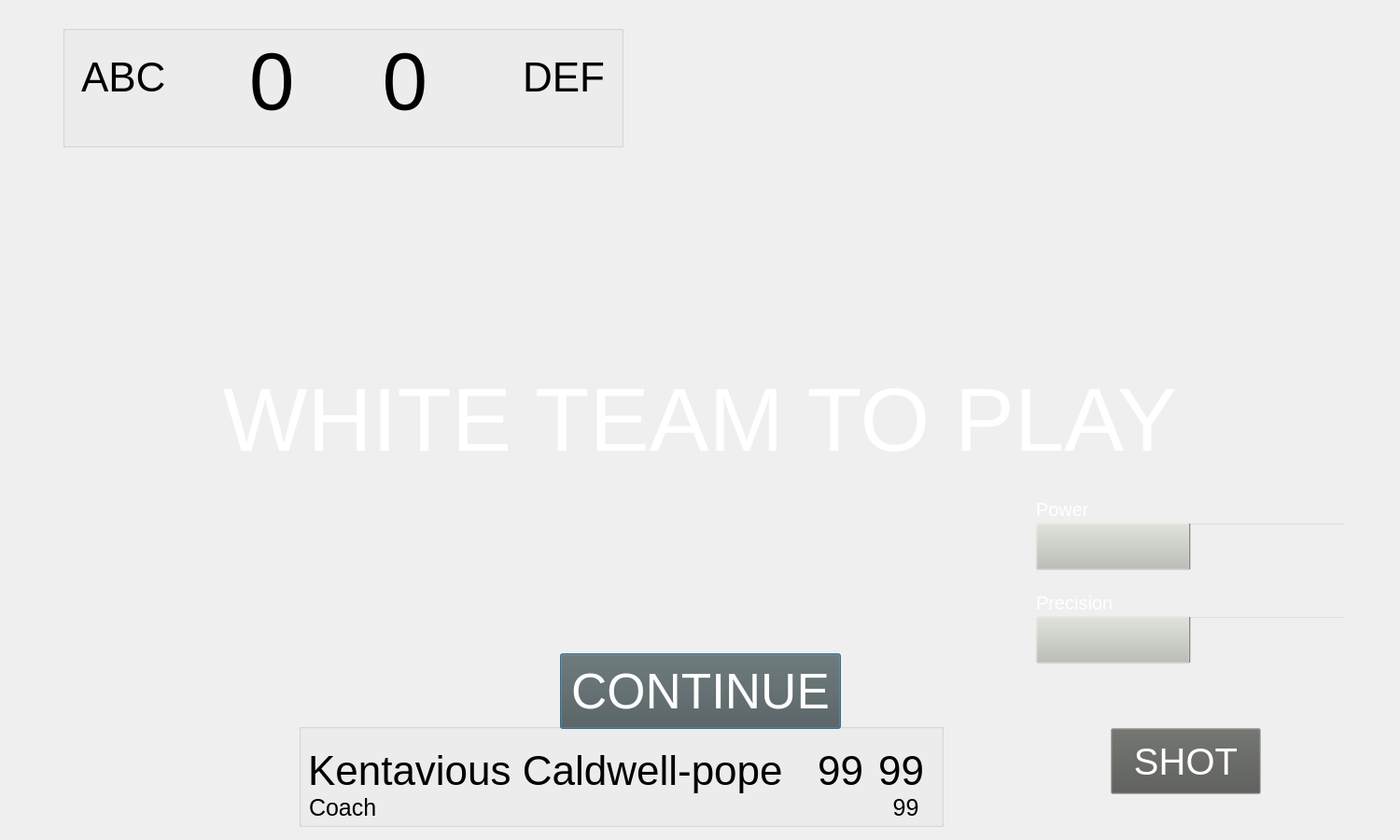
<?xml version="1.0" encoding="UTF-8"?>
<ui version="4.0">
 <class>GameWindow</class>
 <widget class="QDialog" name="GameWindow">
  <property name="geometry">
   <rect>
    <x>0</x>
    <y>0</y>
    <width>1500</width>
    <height>900</height>
   </rect>
  </property>
  <property name="minimumSize">
   <size>
    <width>1500</width>
    <height>900</height>
   </size>
  </property>
  <property name="maximumSize">
   <size>
    <width>1500</width>
    <height>900</height>
   </size>
  </property>
  <property name="windowTitle">
   <string>LO43 Shot - Game</string>
  </property>
  <property name="styleSheet">
   <string notr="true">background-image: url(:/theme/imageFondGame);</string>
  </property>
  <widget class="QLabel" name="backBar">
   <property name="geometry">
    <rect>
     <x>1040</x>
     <y>499</y>
     <width>650</width>
     <height>411</height>
    </rect>
   </property>
   <property name="styleSheet">
    <string notr="true">background-image: url(:/theme/transparentBackground);</string>
   </property>
   <property name="text">
    <string/>
   </property>
   <property name="pixmap">
    <pixmap resource="mesressources.qrc">:/theme/fondBar</pixmap>
   </property>
  </widget>
  <widget class="QProgressBar" name="powerBar">
   <property name="geometry">
    <rect>
     <x>1110</x>
     <y>560</y>
     <width>331</width>
     <height>51</height>
    </rect>
   </property>
   <property name="palette">
    <palette>
     <active>
      <colorrole role="WindowText">
       <brush brushstyle="SolidPattern">
        <color alpha="255">
         <red>119</red>
         <green>119</green>
         <blue>119</blue>
        </color>
       </brush>
      </colorrole>
      <colorrole role="Button">
       <brush brushstyle="SolidPattern">
        <color alpha="0">
         <red>0</red>
         <green>0</green>
         <blue>0</blue>
        </color>
       </brush>
      </colorrole>
      <colorrole role="Text">
       <brush brushstyle="SolidPattern">
        <color alpha="255">
         <red>119</red>
         <green>119</green>
         <blue>119</blue>
        </color>
       </brush>
      </colorrole>
      <colorrole role="ButtonText">
       <brush brushstyle="SolidPattern">
        <color alpha="255">
         <red>119</red>
         <green>119</green>
         <blue>119</blue>
        </color>
       </brush>
      </colorrole>
      <colorrole role="Base">
       <brush brushstyle="SolidPattern">
        <color alpha="0">
         <red>0</red>
         <green>0</green>
         <blue>0</blue>
        </color>
       </brush>
      </colorrole>
      <colorrole role="Window">
       <brush brushstyle="SolidPattern">
        <color alpha="0">
         <red>0</red>
         <green>0</green>
         <blue>0</blue>
        </color>
       </brush>
      </colorrole>
      <colorrole role="Highlight">
       <brush brushstyle="SolidPattern">
        <color alpha="255">
         <red>186</red>
         <green>189</green>
         <blue>182</blue>
        </color>
       </brush>
      </colorrole>
     </active>
     <inactive>
      <colorrole role="WindowText">
       <brush brushstyle="SolidPattern">
        <color alpha="255">
         <red>119</red>
         <green>119</green>
         <blue>119</blue>
        </color>
       </brush>
      </colorrole>
      <colorrole role="Button">
       <brush brushstyle="SolidPattern">
        <color alpha="0">
         <red>0</red>
         <green>0</green>
         <blue>0</blue>
        </color>
       </brush>
      </colorrole>
      <colorrole role="Text">
       <brush brushstyle="SolidPattern">
        <color alpha="255">
         <red>119</red>
         <green>119</green>
         <blue>119</blue>
        </color>
       </brush>
      </colorrole>
      <colorrole role="ButtonText">
       <brush brushstyle="SolidPattern">
        <color alpha="255">
         <red>119</red>
         <green>119</green>
         <blue>119</blue>
        </color>
       </brush>
      </colorrole>
      <colorrole role="Base">
       <brush brushstyle="SolidPattern">
        <color alpha="0">
         <red>0</red>
         <green>0</green>
         <blue>0</blue>
        </color>
       </brush>
      </colorrole>
      <colorrole role="Window">
       <brush brushstyle="SolidPattern">
        <color alpha="0">
         <red>0</red>
         <green>0</green>
         <blue>0</blue>
        </color>
       </brush>
      </colorrole>
      <colorrole role="Highlight">
       <brush brushstyle="SolidPattern">
        <color alpha="255">
         <red>186</red>
         <green>189</green>
         <blue>182</blue>
        </color>
       </brush>
      </colorrole>
     </inactive>
     <disabled>
      <colorrole role="WindowText">
       <brush brushstyle="SolidPattern">
        <color alpha="255">
         <red>119</red>
         <green>119</green>
         <blue>119</blue>
        </color>
       </brush>
      </colorrole>
      <colorrole role="Button">
       <brush brushstyle="SolidPattern">
        <color alpha="0">
         <red>0</red>
         <green>0</green>
         <blue>0</blue>
        </color>
       </brush>
      </colorrole>
      <colorrole role="Text">
       <brush brushstyle="SolidPattern">
        <color alpha="255">
         <red>119</red>
         <green>119</green>
         <blue>119</blue>
        </color>
       </brush>
      </colorrole>
      <colorrole role="ButtonText">
       <brush brushstyle="SolidPattern">
        <color alpha="255">
         <red>119</red>
         <green>119</green>
         <blue>119</blue>
        </color>
       </brush>
      </colorrole>
      <colorrole role="Base">
       <brush brushstyle="SolidPattern">
        <color alpha="0">
         <red>0</red>
         <green>0</green>
         <blue>0</blue>
        </color>
       </brush>
      </colorrole>
      <colorrole role="Window">
       <brush brushstyle="SolidPattern">
        <color alpha="0">
         <red>0</red>
         <green>0</green>
         <blue>0</blue>
        </color>
       </brush>
      </colorrole>
      <colorrole role="Highlight">
       <brush brushstyle="SolidPattern">
        <color alpha="255">
         <red>145</red>
         <green>141</green>
         <blue>126</blue>
        </color>
       </brush>
      </colorrole>
     </disabled>
    </palette>
   </property>
   <property name="styleSheet">
    <string notr="true">background: transparent;
color: #777777</string>
   </property>
   <property name="value">
    <number>50</number>
   </property>
   <property name="textVisible">
    <bool>false</bool>
   </property>
   <property name="orientation">
    <enum>Qt::Horizontal</enum>
   </property>
  </widget>
  <widget class="QProgressBar" name="precisionBar">
   <property name="geometry">
    <rect>
     <x>1110</x>
     <y>660</y>
     <width>331</width>
     <height>51</height>
    </rect>
   </property>
   <property name="palette">
    <palette>
     <active>
      <colorrole role="Button">
       <brush brushstyle="SolidPattern">
        <color alpha="0">
         <red>0</red>
         <green>0</green>
         <blue>0</blue>
        </color>
       </brush>
      </colorrole>
      <colorrole role="Base">
       <brush brushstyle="SolidPattern">
        <color alpha="0">
         <red>0</red>
         <green>0</green>
         <blue>0</blue>
        </color>
       </brush>
      </colorrole>
      <colorrole role="Window">
       <brush brushstyle="SolidPattern">
        <color alpha="0">
         <red>0</red>
         <green>0</green>
         <blue>0</blue>
        </color>
       </brush>
      </colorrole>
      <colorrole role="Highlight">
       <brush brushstyle="SolidPattern">
        <color alpha="255">
         <red>186</red>
         <green>189</green>
         <blue>182</blue>
        </color>
       </brush>
      </colorrole>
     </active>
     <inactive>
      <colorrole role="Button">
       <brush brushstyle="SolidPattern">
        <color alpha="0">
         <red>0</red>
         <green>0</green>
         <blue>0</blue>
        </color>
       </brush>
      </colorrole>
      <colorrole role="Base">
       <brush brushstyle="SolidPattern">
        <color alpha="0">
         <red>0</red>
         <green>0</green>
         <blue>0</blue>
        </color>
       </brush>
      </colorrole>
      <colorrole role="Window">
       <brush brushstyle="SolidPattern">
        <color alpha="0">
         <red>0</red>
         <green>0</green>
         <blue>0</blue>
        </color>
       </brush>
      </colorrole>
      <colorrole role="Highlight">
       <brush brushstyle="SolidPattern">
        <color alpha="255">
         <red>186</red>
         <green>189</green>
         <blue>182</blue>
        </color>
       </brush>
      </colorrole>
     </inactive>
     <disabled>
      <colorrole role="Button">
       <brush brushstyle="SolidPattern">
        <color alpha="0">
         <red>0</red>
         <green>0</green>
         <blue>0</blue>
        </color>
       </brush>
      </colorrole>
      <colorrole role="Base">
       <brush brushstyle="SolidPattern">
        <color alpha="0">
         <red>0</red>
         <green>0</green>
         <blue>0</blue>
        </color>
       </brush>
      </colorrole>
      <colorrole role="Window">
       <brush brushstyle="SolidPattern">
        <color alpha="0">
         <red>0</red>
         <green>0</green>
         <blue>0</blue>
        </color>
       </brush>
      </colorrole>
      <colorrole role="Highlight">
       <brush brushstyle="SolidPattern">
        <color alpha="255">
         <red>145</red>
         <green>141</green>
         <blue>126</blue>
        </color>
       </brush>
      </colorrole>
     </disabled>
    </palette>
   </property>
   <property name="styleSheet">
    <string notr="true">background: transparent;</string>
   </property>
   <property name="value">
    <number>50</number>
   </property>
   <property name="textVisible">
    <bool>false</bool>
   </property>
  </widget>
  <widget class="QPushButton" name="continueButton">
   <property name="enabled">
    <bool>true</bool>
   </property>
   <property name="geometry">
    <rect>
     <x>600</x>
     <y>700</y>
     <width>301</width>
     <height>81</height>
    </rect>
   </property>
   <property name="palette">
    <palette>
     <active>
      <colorrole role="Button">
       <brush brushstyle="SolidPattern">
        <color alpha="255">
         <red>85</red>
         <green>87</green>
         <blue>83</blue>
        </color>
       </brush>
      </colorrole>
      <colorrole role="ButtonText">
       <brush brushstyle="SolidPattern">
        <color alpha="255">
         <red>255</red>
         <green>255</green>
         <blue>255</blue>
        </color>
       </brush>
      </colorrole>
     </active>
     <inactive>
      <colorrole role="Button">
       <brush brushstyle="SolidPattern">
        <color alpha="255">
         <red>85</red>
         <green>87</green>
         <blue>83</blue>
        </color>
       </brush>
      </colorrole>
      <colorrole role="ButtonText">
       <brush brushstyle="SolidPattern">
        <color alpha="255">
         <red>255</red>
         <green>255</green>
         <blue>255</blue>
        </color>
       </brush>
      </colorrole>
     </inactive>
     <disabled>
      <colorrole role="Button">
       <brush brushstyle="SolidPattern">
        <color alpha="255">
         <red>85</red>
         <green>87</green>
         <blue>83</blue>
        </color>
       </brush>
      </colorrole>
      <colorrole role="ButtonText">
       <brush brushstyle="SolidPattern">
        <color alpha="255">
         <red>190</red>
         <green>190</green>
         <blue>190</blue>
        </color>
       </brush>
      </colorrole>
     </disabled>
    </palette>
   </property>
   <property name="font">
    <font>
     <pointsize>40</pointsize>
    </font>
   </property>
   <property name="styleSheet">
    <string notr="true">background-image: url(:/theme/imageDeFond);</string>
   </property>
   <property name="text">
    <string>CONTINUE</string>
   </property>
  </widget>
  <widget class="QPushButton" name="shotButton">
   <property name="geometry">
    <rect>
     <x>1190</x>
     <y>780</y>
     <width>161</width>
     <height>71</height>
    </rect>
   </property>
   <property name="palette">
    <palette>
     <active>
      <colorrole role="Button">
       <brush brushstyle="SolidPattern">
        <color alpha="255">
         <red>85</red>
         <green>87</green>
         <blue>83</blue>
        </color>
       </brush>
      </colorrole>
      <colorrole role="ButtonText">
       <brush brushstyle="SolidPattern">
        <color alpha="255">
         <red>255</red>
         <green>255</green>
         <blue>255</blue>
        </color>
       </brush>
      </colorrole>
     </active>
     <inactive>
      <colorrole role="Button">
       <brush brushstyle="SolidPattern">
        <color alpha="255">
         <red>85</red>
         <green>87</green>
         <blue>83</blue>
        </color>
       </brush>
      </colorrole>
      <colorrole role="ButtonText">
       <brush brushstyle="SolidPattern">
        <color alpha="255">
         <red>255</red>
         <green>255</green>
         <blue>255</blue>
        </color>
       </brush>
      </colorrole>
     </inactive>
     <disabled>
      <colorrole role="Button">
       <brush brushstyle="SolidPattern">
        <color alpha="255">
         <red>85</red>
         <green>87</green>
         <blue>83</blue>
        </color>
       </brush>
      </colorrole>
      <colorrole role="ButtonText">
       <brush brushstyle="SolidPattern">
        <color alpha="255">
         <red>190</red>
         <green>190</green>
         <blue>190</blue>
        </color>
       </brush>
      </colorrole>
     </disabled>
    </palette>
   </property>
   <property name="font">
    <font>
     <pointsize>30</pointsize>
    </font>
   </property>
   <property name="styleSheet">
    <string notr="true">background-image: url(:/theme/imageDeFond);</string>
   </property>
   <property name="text">
    <string>SHOT</string>
   </property>
  </widget>
  <widget class="QLabel" name="imgPlayer">
   <property name="geometry">
    <rect>
     <x>150</x>
     <y>440</y>
     <width>221</width>
     <height>461</height>
    </rect>
   </property>
   <property name="styleSheet">
    <string notr="true">background-image: url(:/theme/transparentBackground);</string>
   </property>
   <property name="text">
    <string/>
   </property>
   <property name="pixmap">
    <pixmap resource="mesressources.qrc">:/theme/whitePlayer</pixmap>
   </property>
  </widget>
  <widget class="QGroupBox" name="groupScore">
   <property name="geometry">
    <rect>
     <x>67</x>
     <y>27</y>
     <width>601</width>
     <height>131</height>
    </rect>
   </property>
   <property name="styleSheet">
    <string notr="true">background-image: url(:/theme/transparentBackground);</string>
   </property>
   <property name="title">
    <string/>
   </property>
   <widget class="QLabel" name="imageScore">
    <property name="geometry">
     <rect>
      <x>0</x>
      <y>20</y>
      <width>598</width>
      <height>110</height>
     </rect>
    </property>
    <property name="styleSheet">
     <string notr="true">background-image: url(:/theme/transparentBackground);</string>
    </property>
    <property name="text">
     <string/>
    </property>
    <property name="pixmap">
     <pixmap resource="mesressources.qrc">:/theme/imgScore</pixmap>
    </property>
   </widget>
   <widget class="QLabel" name="abr1">
    <property name="geometry">
     <rect>
      <x>20</x>
      <y>30</y>
      <width>181</width>
      <height>51</height>
     </rect>
    </property>
    <property name="font">
     <font>
      <pointsize>33</pointsize>
      <weight>50</weight>
      <bold>false</bold>
     </font>
    </property>
    <property name="styleSheet">
     <string notr="true">background-image: url(:/theme/transparentBackground);</string>
    </property>
    <property name="text">
     <string>ABC</string>
    </property>
   </widget>
   <widget class="QLabel" name="scr1">
    <property name="geometry">
     <rect>
      <x>200</x>
      <y>10</y>
      <width>71</width>
      <height>101</height>
     </rect>
    </property>
    <property name="font">
     <font>
      <pointsize>65</pointsize>
      <weight>50</weight>
      <bold>false</bold>
     </font>
    </property>
    <property name="styleSheet">
     <string notr="true">background-image: url(:/theme/transparentBackground);</string>
    </property>
    <property name="text">
     <string>0</string>
    </property>
   </widget>
   <widget class="QLabel" name="scr2">
    <property name="geometry">
     <rect>
      <x>320</x>
      <y>10</y>
      <width>71</width>
      <height>101</height>
     </rect>
    </property>
    <property name="font">
     <font>
      <pointsize>65</pointsize>
      <weight>50</weight>
      <bold>false</bold>
     </font>
    </property>
    <property name="styleSheet">
     <string notr="true">background-image: url(:/theme/transparentBackground);</string>
    </property>
    <property name="text">
     <string>0</string>
    </property>
    <property name="alignment">
     <set>Qt::AlignRight|Qt::AlignTrailing|Qt::AlignVCenter</set>
    </property>
   </widget>
   <widget class="QLabel" name="abr2">
    <property name="geometry">
     <rect>
      <x>400</x>
      <y>30</y>
      <width>181</width>
      <height>51</height>
     </rect>
    </property>
    <property name="font">
     <font>
      <pointsize>33</pointsize>
      <weight>50</weight>
      <bold>false</bold>
     </font>
    </property>
    <property name="styleSheet">
     <string notr="true">background-image: url(:/theme/transparentBackground);</string>
    </property>
    <property name="text">
     <string>DEF</string>
    </property>
    <property name="alignment">
     <set>Qt::AlignRight|Qt::AlignTrailing|Qt::AlignVCenter</set>
    </property>
   </widget>
   <widget class="QLabel" name="cliJ11">
    <property name="geometry">
     <rect>
      <x>120</x>
      <y>110</y>
      <width>21</width>
      <height>21</height>
     </rect>
    </property>
    <property name="text">
     <string/>
    </property>
    <property name="pixmap">
     <pixmap resource="mesressources.qrc">:/theme/blackVoyant</pixmap>
    </property>
   </widget>
   <widget class="QLabel" name="cliJ12">
    <property name="geometry">
     <rect>
      <x>150</x>
      <y>110</y>
      <width>21</width>
      <height>21</height>
     </rect>
    </property>
    <property name="text">
     <string/>
    </property>
    <property name="pixmap">
     <pixmap resource="mesressources.qrc">:/theme/blackVoyant</pixmap>
    </property>
   </widget>
   <widget class="QLabel" name="cliJ13">
    <property name="geometry">
     <rect>
      <x>180</x>
      <y>110</y>
      <width>21</width>
      <height>21</height>
     </rect>
    </property>
    <property name="text">
     <string/>
    </property>
    <property name="pixmap">
     <pixmap resource="mesressources.qrc">:/theme/blackVoyant</pixmap>
    </property>
   </widget>
   <widget class="QLabel" name="cliJ14">
    <property name="geometry">
     <rect>
      <x>210</x>
      <y>110</y>
      <width>21</width>
      <height>21</height>
     </rect>
    </property>
    <property name="text">
     <string/>
    </property>
    <property name="pixmap">
     <pixmap resource="mesressources.qrc">:/theme/blackVoyant</pixmap>
    </property>
   </widget>
   <widget class="QLabel" name="cliJ15">
    <property name="geometry">
     <rect>
      <x>240</x>
      <y>110</y>
      <width>21</width>
      <height>21</height>
     </rect>
    </property>
    <property name="text">
     <string/>
    </property>
    <property name="pixmap">
     <pixmap resource="mesressources.qrc">:/theme/blackVoyant</pixmap>
    </property>
   </widget>
   <widget class="QLabel" name="cliJ23">
    <property name="geometry">
     <rect>
      <x>390</x>
      <y>110</y>
      <width>21</width>
      <height>21</height>
     </rect>
    </property>
    <property name="text">
     <string/>
    </property>
    <property name="pixmap">
     <pixmap resource="mesressources.qrc">:/theme/blackVoyant</pixmap>
    </property>
   </widget>
   <widget class="QLabel" name="cliJ22">
    <property name="geometry">
     <rect>
      <x>360</x>
      <y>110</y>
      <width>21</width>
      <height>21</height>
     </rect>
    </property>
    <property name="text">
     <string/>
    </property>
    <property name="pixmap">
     <pixmap resource="mesressources.qrc">:/theme/blackVoyant</pixmap>
    </property>
   </widget>
   <widget class="QLabel" name="cliJ24">
    <property name="geometry">
     <rect>
      <x>420</x>
      <y>110</y>
      <width>21</width>
      <height>21</height>
     </rect>
    </property>
    <property name="text">
     <string/>
    </property>
    <property name="pixmap">
     <pixmap resource="mesressources.qrc">:/theme/blackVoyant</pixmap>
    </property>
   </widget>
   <widget class="QLabel" name="cliJ21">
    <property name="geometry">
     <rect>
      <x>330</x>
      <y>110</y>
      <width>21</width>
      <height>21</height>
     </rect>
    </property>
    <property name="text">
     <string/>
    </property>
    <property name="pixmap">
     <pixmap resource="mesressources.qrc">:/theme/blackVoyant</pixmap>
    </property>
   </widget>
   <widget class="QLabel" name="cliJ25">
    <property name="geometry">
     <rect>
      <x>450</x>
      <y>110</y>
      <width>21</width>
      <height>21</height>
     </rect>
    </property>
    <property name="text">
     <string/>
    </property>
    <property name="pixmap">
     <pixmap resource="mesressources.qrc">:/theme/blackVoyant</pixmap>
    </property>
   </widget>
  </widget>
  <widget class="QLabel" name="transitiontxt">
   <property name="enabled">
    <bool>true</bool>
   </property>
   <property name="geometry">
    <rect>
     <x>0</x>
     <y>0</y>
     <width>1500</width>
     <height>900</height>
    </rect>
   </property>
   <property name="palette">
    <palette>
     <active>
      <colorrole role="WindowText">
       <brush brushstyle="SolidPattern">
        <color alpha="255">
         <red>255</red>
         <green>255</green>
         <blue>255</blue>
        </color>
       </brush>
      </colorrole>
     </active>
     <inactive>
      <colorrole role="WindowText">
       <brush brushstyle="SolidPattern">
        <color alpha="255">
         <red>255</red>
         <green>255</green>
         <blue>255</blue>
        </color>
       </brush>
      </colorrole>
     </inactive>
     <disabled>
      <colorrole role="WindowText">
       <brush brushstyle="SolidPattern">
        <color alpha="255">
         <red>190</red>
         <green>190</green>
         <blue>190</blue>
        </color>
       </brush>
      </colorrole>
     </disabled>
    </palette>
   </property>
   <property name="font">
    <font>
     <pointsize>72</pointsize>
    </font>
   </property>
   <property name="styleSheet">
    <string notr="true">background-image: url(:/theme/transparentBackground);</string>
   </property>
   <property name="text">
    <string>WHITE TEAM TO PLAY</string>
   </property>
   <property name="alignment">
    <set>Qt::AlignCenter</set>
   </property>
  </widget>
  <widget class="QLabel" name="transition">
   <property name="enabled">
    <bool>true</bool>
   </property>
   <property name="geometry">
    <rect>
     <x>0</x>
     <y>0</y>
     <width>1500</width>
     <height>900</height>
    </rect>
   </property>
   <property name="minimumSize">
    <size>
     <width>1500</width>
     <height>900</height>
    </size>
   </property>
   <property name="maximumSize">
    <size>
     <width>1500</width>
     <height>900</height>
    </size>
   </property>
   <property name="palette">
    <palette>
     <active>
      <colorrole role="WindowText">
       <brush brushstyle="SolidPattern">
        <color alpha="255">
         <red>255</red>
         <green>255</green>
         <blue>255</blue>
        </color>
       </brush>
      </colorrole>
     </active>
     <inactive>
      <colorrole role="WindowText">
       <brush brushstyle="SolidPattern">
        <color alpha="255">
         <red>255</red>
         <green>255</green>
         <blue>255</blue>
        </color>
       </brush>
      </colorrole>
     </inactive>
     <disabled>
      <colorrole role="WindowText">
       <brush brushstyle="SolidPattern">
        <color alpha="255">
         <red>190</red>
         <green>190</green>
         <blue>190</blue>
        </color>
       </brush>
      </colorrole>
     </disabled>
    </palette>
   </property>
   <property name="styleSheet">
    <string notr="true">background-image: url(:/theme/imageFondGame);</string>
   </property>
   <property name="text">
    <string/>
   </property>
   <property name="pixmap">
    <pixmap resource="mesressources.qrc">:/theme/fondAroundTir</pixmap>
   </property>
  </widget>
  <widget class="QLabel" name="powerLabel">
   <property name="geometry">
    <rect>
     <x>1110</x>
     <y>530</y>
     <width>401</width>
     <height>31</height>
    </rect>
   </property>
   <property name="palette">
    <palette>
     <active>
      <colorrole role="WindowText">
       <brush brushstyle="SolidPattern">
        <color alpha="255">
         <red>255</red>
         <green>255</green>
         <blue>255</blue>
        </color>
       </brush>
      </colorrole>
      <colorrole role="Highlight">
       <brush brushstyle="SolidPattern">
        <color alpha="255">
         <red>115</red>
         <green>210</green>
         <blue>22</blue>
        </color>
       </brush>
      </colorrole>
     </active>
     <inactive>
      <colorrole role="WindowText">
       <brush brushstyle="SolidPattern">
        <color alpha="255">
         <red>255</red>
         <green>255</green>
         <blue>255</blue>
        </color>
       </brush>
      </colorrole>
      <colorrole role="Highlight">
       <brush brushstyle="SolidPattern">
        <color alpha="255">
         <red>115</red>
         <green>210</green>
         <blue>22</blue>
        </color>
       </brush>
      </colorrole>
     </inactive>
     <disabled>
      <colorrole role="WindowText">
       <brush brushstyle="SolidPattern">
        <color alpha="255">
         <red>190</red>
         <green>190</green>
         <blue>190</blue>
        </color>
       </brush>
      </colorrole>
      <colorrole role="Highlight">
       <brush brushstyle="SolidPattern">
        <color alpha="255">
         <red>115</red>
         <green>210</green>
         <blue>22</blue>
        </color>
       </brush>
      </colorrole>
     </disabled>
    </palette>
   </property>
   <property name="font">
    <font>
     <pointsize>15</pointsize>
    </font>
   </property>
   <property name="frameShape">
    <enum>QFrame::NoFrame</enum>
   </property>
   <property name="text">
    <string>Power</string>
   </property>
   <property name="alignment">
    <set>Qt::AlignLeading|Qt::AlignLeft|Qt::AlignVCenter</set>
   </property>
  </widget>
  <widget class="QLabel" name="precisionLabel">
   <property name="geometry">
    <rect>
     <x>1110</x>
     <y>630</y>
     <width>401</width>
     <height>31</height>
    </rect>
   </property>
   <property name="palette">
    <palette>
     <active>
      <colorrole role="WindowText">
       <brush brushstyle="SolidPattern">
        <color alpha="255">
         <red>255</red>
         <green>255</green>
         <blue>255</blue>
        </color>
       </brush>
      </colorrole>
      <colorrole role="Highlight">
       <brush brushstyle="SolidPattern">
        <color alpha="255">
         <red>115</red>
         <green>210</green>
         <blue>22</blue>
        </color>
       </brush>
      </colorrole>
     </active>
     <inactive>
      <colorrole role="WindowText">
       <brush brushstyle="SolidPattern">
        <color alpha="255">
         <red>255</red>
         <green>255</green>
         <blue>255</blue>
        </color>
       </brush>
      </colorrole>
      <colorrole role="Highlight">
       <brush brushstyle="SolidPattern">
        <color alpha="255">
         <red>115</red>
         <green>210</green>
         <blue>22</blue>
        </color>
       </brush>
      </colorrole>
     </inactive>
     <disabled>
      <colorrole role="WindowText">
       <brush brushstyle="SolidPattern">
        <color alpha="255">
         <red>190</red>
         <green>190</green>
         <blue>190</blue>
        </color>
       </brush>
      </colorrole>
      <colorrole role="Highlight">
       <brush brushstyle="SolidPattern">
        <color alpha="255">
         <red>115</red>
         <green>210</green>
         <blue>22</blue>
        </color>
       </brush>
      </colorrole>
     </disabled>
    </palette>
   </property>
   <property name="font">
    <font>
     <pointsize>15</pointsize>
    </font>
   </property>
   <property name="styleSheet">
    <string notr="true">background-image: url(:/theme/transparentBackground);background-image: url(:/theme/transparentBackground);</string>
   </property>
   <property name="frameShape">
    <enum>QFrame::NoFrame</enum>
   </property>
   <property name="text">
    <string>Precision</string>
   </property>
   <property name="alignment">
    <set>Qt::AlignLeading|Qt::AlignLeft|Qt::AlignVCenter</set>
   </property>
  </widget>
  <widget class="QLabel" name="powerDegrade">
   <property name="geometry">
    <rect>
     <x>1110</x>
     <y>560</y>
     <width>331</width>
     <height>51</height>
    </rect>
   </property>
   <property name="palette">
    <palette>
     <active>
      <colorrole role="WindowText">
       <brush brushstyle="SolidPattern">
        <color alpha="255">
         <red>255</red>
         <green>255</green>
         <blue>255</blue>
        </color>
       </brush>
      </colorrole>
      <colorrole role="Highlight">
       <brush brushstyle="SolidPattern">
        <color alpha="255">
         <red>115</red>
         <green>210</green>
         <blue>22</blue>
        </color>
       </brush>
      </colorrole>
     </active>
     <inactive>
      <colorrole role="WindowText">
       <brush brushstyle="SolidPattern">
        <color alpha="255">
         <red>255</red>
         <green>255</green>
         <blue>255</blue>
        </color>
       </brush>
      </colorrole>
      <colorrole role="Highlight">
       <brush brushstyle="SolidPattern">
        <color alpha="255">
         <red>115</red>
         <green>210</green>
         <blue>22</blue>
        </color>
       </brush>
      </colorrole>
     </inactive>
     <disabled>
      <colorrole role="WindowText">
       <brush brushstyle="SolidPattern">
        <color alpha="255">
         <red>190</red>
         <green>190</green>
         <blue>190</blue>
        </color>
       </brush>
      </colorrole>
      <colorrole role="Highlight">
       <brush brushstyle="SolidPattern">
        <color alpha="255">
         <red>115</red>
         <green>210</green>
         <blue>22</blue>
        </color>
       </brush>
      </colorrole>
     </disabled>
    </palette>
   </property>
   <property name="font">
    <font>
     <pointsize>15</pointsize>
    </font>
   </property>
   <property name="frameShape">
    <enum>QFrame::NoFrame</enum>
   </property>
   <property name="text">
    <string/>
   </property>
   <property name="pixmap">
    <pixmap resource="mesressources.qrc">:/theme/degradeBar</pixmap>
   </property>
   <property name="alignment">
    <set>Qt::AlignLeading|Qt::AlignLeft|Qt::AlignVCenter</set>
   </property>
  </widget>
  <widget class="QLabel" name="precisionDegrade">
   <property name="geometry">
    <rect>
     <x>1110</x>
     <y>660</y>
     <width>331</width>
     <height>51</height>
    </rect>
   </property>
   <property name="palette">
    <palette>
     <active>
      <colorrole role="WindowText">
       <brush brushstyle="SolidPattern">
        <color alpha="255">
         <red>255</red>
         <green>255</green>
         <blue>255</blue>
        </color>
       </brush>
      </colorrole>
      <colorrole role="Highlight">
       <brush brushstyle="SolidPattern">
        <color alpha="255">
         <red>115</red>
         <green>210</green>
         <blue>22</blue>
        </color>
       </brush>
      </colorrole>
     </active>
     <inactive>
      <colorrole role="WindowText">
       <brush brushstyle="SolidPattern">
        <color alpha="255">
         <red>255</red>
         <green>255</green>
         <blue>255</blue>
        </color>
       </brush>
      </colorrole>
      <colorrole role="Highlight">
       <brush brushstyle="SolidPattern">
        <color alpha="255">
         <red>115</red>
         <green>210</green>
         <blue>22</blue>
        </color>
       </brush>
      </colorrole>
     </inactive>
     <disabled>
      <colorrole role="WindowText">
       <brush brushstyle="SolidPattern">
        <color alpha="255">
         <red>190</red>
         <green>190</green>
         <blue>190</blue>
        </color>
       </brush>
      </colorrole>
      <colorrole role="Highlight">
       <brush brushstyle="SolidPattern">
        <color alpha="255">
         <red>115</red>
         <green>210</green>
         <blue>22</blue>
        </color>
       </brush>
      </colorrole>
     </disabled>
    </palette>
   </property>
   <property name="font">
    <font>
     <pointsize>15</pointsize>
    </font>
   </property>
   <property name="frameShape">
    <enum>QFrame::NoFrame</enum>
   </property>
   <property name="text">
    <string/>
   </property>
   <property name="pixmap">
    <pixmap resource="mesressources.qrc">:/theme/degradeBar</pixmap>
   </property>
   <property name="alignment">
    <set>Qt::AlignLeading|Qt::AlignLeft|Qt::AlignVCenter</set>
   </property>
  </widget>
  <widget class="QGroupBox" name="groupePlayer">
   <property name="geometry">
    <rect>
     <x>320</x>
     <y>775</y>
     <width>691</width>
     <height>111</height>
    </rect>
   </property>
   <property name="styleSheet">
    <string notr="true">background-image: url(:/theme/transparentBackground);</string>
   </property>
   <property name="title">
    <string/>
   </property>
   <widget class="QLabel" name="disPlayer">
    <property name="geometry">
     <rect>
      <x>10</x>
      <y>20</y>
      <width>531</width>
      <height>61</height>
     </rect>
    </property>
    <property name="font">
     <font>
      <pointsize>33</pointsize>
      <weight>50</weight>
      <bold>false</bold>
     </font>
    </property>
    <property name="styleSheet">
     <string notr="true">background-image: url(:/theme/transparentBackground);</string>
    </property>
    <property name="text">
     <string>Kentavious Caldwell-pope</string>
    </property>
    <property name="alignment">
     <set>Qt::AlignLeading|Qt::AlignLeft|Qt::AlignVCenter</set>
    </property>
   </widget>
   <widget class="QLabel" name="disPower">
    <property name="geometry">
     <rect>
      <x>550</x>
      <y>20</y>
      <width>61</width>
      <height>61</height>
     </rect>
    </property>
    <property name="font">
     <font>
      <pointsize>33</pointsize>
      <weight>50</weight>
      <bold>false</bold>
     </font>
    </property>
    <property name="styleSheet">
     <string notr="true">background-image: url(:/theme/transparentBackground);</string>
    </property>
    <property name="text">
     <string>99</string>
    </property>
    <property name="alignment">
     <set>Qt::AlignCenter</set>
    </property>
   </widget>
   <widget class="QLabel" name="disImage">
    <property name="geometry">
     <rect>
      <x>0</x>
      <y>20</y>
      <width>721</width>
      <height>91</height>
     </rect>
    </property>
    <property name="styleSheet">
     <string notr="true">background-image: url(:/theme/transparentBackground);</string>
    </property>
    <property name="text">
     <string/>
    </property>
    <property name="pixmap">
     <pixmap resource="mesressources.qrc">:/theme/lightGrey</pixmap>
    </property>
   </widget>
   <widget class="QLabel" name="disPrecision">
    <property name="geometry">
     <rect>
      <x>620</x>
      <y>20</y>
      <width>51</width>
      <height>61</height>
     </rect>
    </property>
    <property name="font">
     <font>
      <pointsize>33</pointsize>
      <weight>50</weight>
      <bold>false</bold>
     </font>
    </property>
    <property name="styleSheet">
     <string notr="true">background-image: url(:/theme/transparentBackground);</string>
    </property>
    <property name="text">
     <string>99</string>
    </property>
    <property name="alignment">
     <set>Qt::AlignCenter</set>
    </property>
   </widget>
   <widget class="QLabel" name="disCoach">
    <property name="geometry">
     <rect>
      <x>11</x>
      <y>70</y>
      <width>531</width>
      <height>41</height>
     </rect>
    </property>
    <property name="font">
     <font>
      <pointsize>19</pointsize>
      <weight>50</weight>
      <bold>false</bold>
     </font>
    </property>
    <property name="styleSheet">
     <string notr="true">background-image: url(:/theme/transparentBackground);</string>
    </property>
    <property name="text">
     <string>Coach</string>
    </property>
    <property name="alignment">
     <set>Qt::AlignLeading|Qt::AlignLeft|Qt::AlignVCenter</set>
    </property>
   </widget>
   <widget class="QLabel" name="disImpact">
    <property name="geometry">
     <rect>
      <x>620</x>
      <y>60</y>
      <width>61</width>
      <height>61</height>
     </rect>
    </property>
    <property name="font">
     <font>
      <pointsize>19</pointsize>
      <weight>50</weight>
      <bold>false</bold>
     </font>
    </property>
    <property name="styleSheet">
     <string notr="true">background-image: url(:/theme/transparentBackground);</string>
    </property>
    <property name="text">
     <string>99</string>
    </property>
    <property name="alignment">
     <set>Qt::AlignCenter</set>
    </property>
   </widget>
   <zorder>disImage</zorder>
   <zorder>disPlayer</zorder>
   <zorder>disPower</zorder>
   <zorder>disPrecision</zorder>
   <zorder>disCoach</zorder>
   <zorder>disImpact</zorder>
  </widget>
  <zorder>groupePlayer</zorder>
  <zorder>backBar</zorder>
  <zorder>precisionDegrade</zorder>
  <zorder>powerDegrade</zorder>
  <zorder>powerLabel</zorder>
  <zorder>precisionLabel</zorder>
  <zorder>imgPlayer</zorder>
  <zorder>shotButton</zorder>
  <zorder>powerBar</zorder>
  <zorder>precisionBar</zorder>
  <zorder>transition</zorder>
  <zorder>transitiontxt</zorder>
  <zorder>continueButton</zorder>
  <zorder>groupScore</zorder>
 </widget>
 <resources>
  <include location="mesressources.qrc"/>
 </resources>
 <connections/>
</ui>
